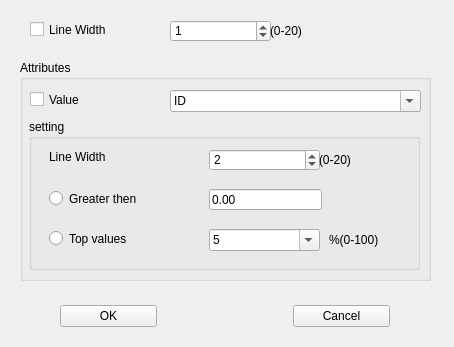
<?xml version="1.0" encoding="UTF-8"?>
<ui version="4.0">
 <class>Highlight</class>
 <widget class="QWidget" name="Highlight">
  <property name="geometry">
   <rect>
    <x>0</x>
    <y>0</y>
    <width>454</width>
    <height>347</height>
   </rect>
  </property>
  <property name="minimumSize">
   <size>
    <width>454</width>
    <height>347</height>
   </size>
  </property>
  <property name="maximumSize">
   <size>
    <width>454</width>
    <height>347</height>
   </size>
  </property>
  <property name="windowTitle">
   <string>Lines Width</string>
  </property>
  <widget class="QCheckBox" name="checkBox">
   <property name="geometry">
    <rect>
     <x>30</x>
     <y>20</y>
     <width>131</width>
     <height>19</height>
    </rect>
   </property>
   <property name="text">
    <string>Line Width</string>
   </property>
  </widget>
  <widget class="QSpinBox" name="spinBox">
   <property name="geometry">
    <rect>
     <x>170</x>
     <y>20</y>
     <width>101</width>
     <height>22</height>
    </rect>
   </property>
   <property name="value">
    <number>1</number>
   </property>
  </widget>
  <widget class="QLabel" name="label">
   <property name="geometry">
    <rect>
     <x>270</x>
     <y>20</y>
     <width>72</width>
     <height>21</height>
    </rect>
   </property>
   <property name="text">
    <string>(0-20)</string>
   </property>
  </widget>
  <widget class="QGroupBox" name="groupBox">
   <property name="geometry">
    <rect>
     <x>20</x>
     <y>60</y>
     <width>411</width>
     <height>221</height>
    </rect>
   </property>
   <property name="title">
    <string>Attributes</string>
   </property>
   <widget class="QComboBox" name="comboBox">
    <property name="geometry">
     <rect>
      <x>150</x>
      <y>30</y>
      <width>251</width>
      <height>22</height>
     </rect>
    </property>
    <property name="editable">
     <bool>true</bool>
    </property>
    <property name="currentText">
     <string>ID</string>
    </property>
   </widget>
   <widget class="QCheckBox" name="checkBox_2">
    <property name="geometry">
     <rect>
      <x>10</x>
      <y>30</y>
      <width>131</width>
      <height>19</height>
     </rect>
    </property>
    <property name="text">
     <string>Value</string>
    </property>
   </widget>
   <widget class="QGroupBox" name="groupBox_2">
    <property name="geometry">
     <rect>
      <x>9</x>
      <y>59</y>
      <width>391</width>
      <height>151</height>
     </rect>
    </property>
    <property name="title">
     <string>setting</string>
    </property>
    <widget class="QRadioButton" name="radioButton">
     <property name="geometry">
      <rect>
       <x>20</x>
       <y>70</y>
       <width>121</width>
       <height>19</height>
      </rect>
     </property>
     <property name="text">
      <string>Greater then</string>
     </property>
    </widget>
    <widget class="QLineEdit" name="lineEdit">
     <property name="geometry">
      <rect>
       <x>180</x>
       <y>70</y>
       <width>113</width>
       <height>21</height>
      </rect>
     </property>
     <property name="text">
      <string>0.00</string>
     </property>
    </widget>
    <widget class="QLabel" name="label_2">
     <property name="geometry">
      <rect>
       <x>20</x>
       <y>30</y>
       <width>91</width>
       <height>16</height>
      </rect>
     </property>
     <property name="text">
      <string>Line Width</string>
     </property>
    </widget>
    <widget class="QSpinBox" name="spinBox_2">
     <property name="enabled">
      <bool>true</bool>
     </property>
     <property name="geometry">
      <rect>
       <x>180</x>
       <y>30</y>
       <width>111</width>
       <height>22</height>
      </rect>
     </property>
     <property name="value">
      <number>2</number>
     </property>
    </widget>
    <widget class="QRadioButton" name="radioButton_2">
     <property name="geometry">
      <rect>
       <x>20</x>
       <y>110</y>
       <width>121</width>
       <height>19</height>
      </rect>
     </property>
     <property name="text">
      <string>Top values</string>
     </property>
    </widget>
    <widget class="QComboBox" name="comboBox_2">
     <property name="geometry">
      <rect>
       <x>180</x>
       <y>110</y>
       <width>111</width>
       <height>22</height>
      </rect>
     </property>
     <property name="editable">
      <bool>true</bool>
     </property>
     <property name="currentText">
      <string>5</string>
     </property>
     <item>
      <property name="text">
       <string>5</string>
      </property>
     </item>
     <item>
      <property name="text">
       <string>10</string>
      </property>
     </item>
     <item>
      <property name="text">
       <string>20</string>
      </property>
     </item>
     <item>
      <property name="text">
       <string>25</string>
      </property>
     </item>
     <item>
      <property name="text">
       <string>30</string>
      </property>
     </item>
     <item>
      <property name="text">
       <string>50</string>
      </property>
     </item>
    </widget>
    <widget class="QLabel" name="label_3">
     <property name="geometry">
      <rect>
       <x>290</x>
       <y>30</y>
       <width>72</width>
       <height>21</height>
      </rect>
     </property>
     <property name="text">
      <string>(0-20)</string>
     </property>
    </widget>
    <widget class="QLabel" name="label_4">
     <property name="geometry">
      <rect>
       <x>300</x>
       <y>110</y>
       <width>72</width>
       <height>21</height>
      </rect>
     </property>
     <property name="text">
      <string>%(0-100)</string>
     </property>
    </widget>
   </widget>
  </widget>
  <widget class="QWidget" name="layoutWidget">
   <property name="geometry">
    <rect>
     <x>60</x>
     <y>300</y>
     <width>330</width>
     <height>33</height>
    </rect>
   </property>
   <layout class="QHBoxLayout">
    <property name="spacing">
     <number>6</number>
    </property>
    <property name="leftMargin">
     <number>0</number>
    </property>
    <property name="topMargin">
     <number>0</number>
    </property>
    <property name="rightMargin">
     <number>0</number>
    </property>
    <property name="bottomMargin">
     <number>0</number>
    </property>
    <item>
     <widget class="QPushButton" name="okButton">
      <property name="text">
       <string>OK</string>
      </property>
     </widget>
    </item>
    <item>
     <spacer>
      <property name="orientation">
       <enum>Qt::Horizontal</enum>
      </property>
      <property name="sizeType">
       <enum>QSizePolicy::Fixed</enum>
      </property>
      <property name="sizeHint" stdset="0">
       <size>
        <width>130</width>
        <height>10</height>
       </size>
      </property>
     </spacer>
    </item>
    <item>
     <widget class="QPushButton" name="cancelButton">
      <property name="text">
       <string>Cancel</string>
      </property>
     </widget>
    </item>
   </layout>
  </widget>
 </widget>
 <resources/>
 <connections/>
</ui>
